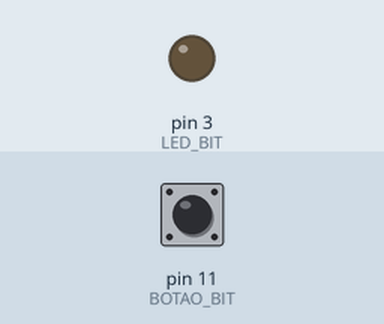
This sketch was run on a simulated Arduino Uno, built with avr-gcc and run on an emulated ATmega328P. On the bench: output pins drawn as LEDs (lit = HIGH). The inputs (shaded band) are chosen by the test bench; at power-on: pin 11 (BOTAO_BIT) LOW.

Above: at 1.2 s.
1.3 s: pin 11 (BOTAO_BIT) pulled HIGH for 1 s
At 1.49 s:
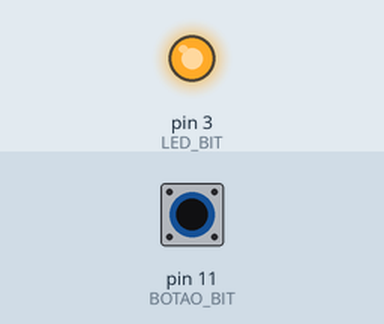
3.8 s: pin 11 (BOTAO_BIT) pulled HIGH for 3.2 s
At 7.7 s:
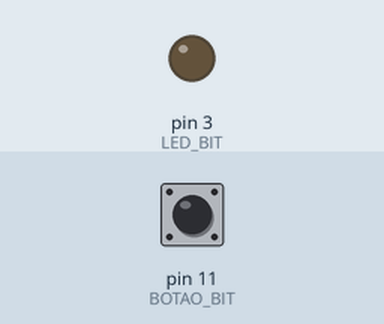
Timing chart, 0 to 9.2 s (numbered marks = the images above; inputs shaded):
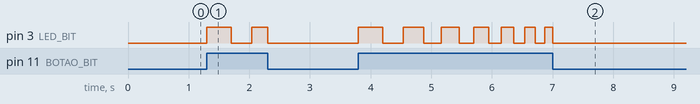

The sketch:

Q3.4.ino
```cpp
/*
3. LENDO BOTÕES

3.4 Enquanto o botão estiver pressionado, LED pisca com frequência crescente até ficar aceso fixo; ao soltar, apaga.
 */

// - Macros de Hardware

// LED (Pino 3 -> PORTD, Bit 3)
#define LED_DDR     DDRD
#define LED_PORT    PORTD
#define LED_BIT     PD3

// Botão (Pino 11 -> PORTB, Bit 3)
#define BOTAO_DDR     DDRB
#define BOTAO_PORT    PORTB
#define BOTAO_PIN_REG PINB
#define BOTAO_BIT     PB3

// - Manipulação de Bits
#define CONFIG_SAIDA(ddr, bit)   ( (ddr) |= (1 << (bit)) )
#define CONFIG_ENTRADA(ddr, bit) ( (ddr) &= ~(1 << (bit)) )
#define PIN_HIGH(port, bit)      ( (port) |= (1 << (bit)) )
#define PIN_LOW(port, bit)       ( (port) &= ~(1 << (bit)) )
#define LER_PIN(pin_reg, bit)    ( (pin_reg) & (1 << (bit)) )

// - Constantes de Temporização
const float INTERVALO_INICIAL = 400.0; // Começa piscando 1x a cada ~800ms
const float INTERVALO_MINIMO = 30.0;   // Intervalo mais rápido
const float FATOR_REDUCAO = 0.85;      // Reduz o tempo em 15% a cada ciclo

// - Variáveis de Estado
unsigned long millisAnteriorPisca = 0;
float intervaloAtual = INTERVALO_INICIAL; // O timer que irá diminuir
bool ledFixo = false;          // Flag para saber se chegamos ao máximo
int estadoLed = 0;             // 0=LOW, 1=HIGH
bool botaoEstavaPressionado = false; // Detecção de borda (quando soltar)

void setup() {
  // LED como saída e desligado
  CONFIG_SAIDA(LED_DDR, LED_BIT);
  PIN_LOW(LED_PORT, LED_BIT);

  // Botão como entrada
  CONFIG_ENTRADA(BOTAO_DDR, BOTAO_BIT);
  // Pull-up interno desligado
  PIN_LOW(BOTAO_PORT, BOTAO_BIT);
}

void loop() {
  // Lógica Pull-Down: Se LER_PIN > 0, está pressionado (HIGH)
  if (LER_PIN(BOTAO_PIN_REG, BOTAO_BIT)) {
    // Botão está pressionado
    processarLogicaPressionado();
    botaoEstavaPressionado = true;
  } else {
    // Botão NÃO pressionado (solto)

    // Verifica se acabou de ser solto
    if (botaoEstavaPressionado == true) {
      resetarLed();
    }
    botaoEstavaPressionado = false;
  }
}

// Reseta o LED e os timers
void resetarLed() {
  PIN_LOW(LED_PORT, LED_BIT);       // Desliga o LED
  intervaloAtual = INTERVALO_INICIAL; // Reseta o timer
  ledFixo = false;                  // Reseta o flag de "fixo"
  estadoLed = 0;                    // Reseta o estado do LED
}

// Piscar e acelerar
void processarLogicaPressionado() {

  // Manter aceso (se atingiu a velocidade máxima)
  if (ledFixo) {
    PIN_HIGH(LED_PORT, LED_BIT);
    return;
  }

  // Verifica se já deu o tempo de piscar
  if (millis() - millisAnteriorPisca >= (unsigned long)intervaloAtual) {

    // Reseta o cronômetro
    millisAnteriorPisca = millis();

    // Inverte o estado do LED
    estadoLed = !estadoLed;

    if (estadoLed) {
      // Se o estado é 1 (HIGH)
      PIN_HIGH(LED_PORT, LED_BIT);
    } else {
      // Se o estado é 0 (LOW)
      PIN_LOW(LED_PORT, LED_BIT);

      // Quando o LED apaga), o tempo do *próximo* ciclo diminui.
      intervaloAtual = intervaloAtual * FATOR_REDUCAO;

      // Verifica se atingiu o limite mínimo
      if (intervaloAtual <= INTERVALO_MINIMO) {
        intervaloAtual = INTERVALO_MINIMO;
        ledFixo = true; // Na próxima vez, ficará fixo
      }
    }
  }
}
```

Measured:
- after the input at 1.3 s, pin 3 (LED_BIT): LOW → HIGH at once, → LOW 0.40 s later, → HIGH 0.34 s later, → LOW 0.26 s later
- after the input at 3.8 s, pin 3 (LED_BIT): LOW → HIGH at once, then repeats every 0.68 s: LOW 0.34 s, HIGH 0.34 s
